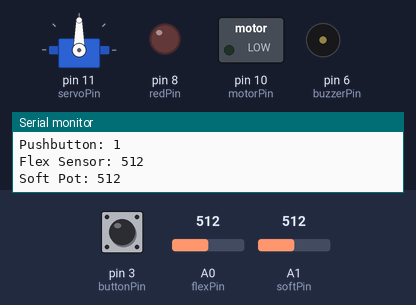
A sketch run on a simulated Arduino Uno, built with avr-gcc and run on an emulated ATmega328P. On the bench: servo, switched loads named in the sketch (green lamp = pin HIGH), output pins drawn as LEDs (lit = HIGH), buzzer (waves = sounding), the last lines printed to the serial monitor. Dashed ring = blinking. The inputs (shaded band) are chosen by the test bench; at power-on: A1 (softPin) = 512, A0 (flexPin) = 512, pin 3 (buttonPin) HIGH.

Above: at 6.0 s.
6.1 s: A1 (softPin) set to 589
17.0 s: A1 (softPin) set to 608
At 27.4 s:
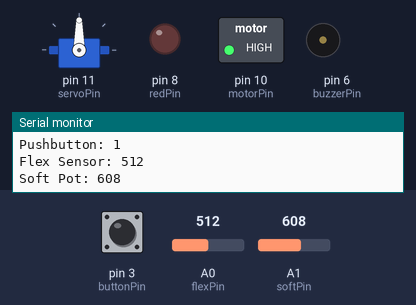
27.7 s: A0 (flexPin) set to 836
33.9 s: A0 (flexPin) set to 863
At 37.5 s:
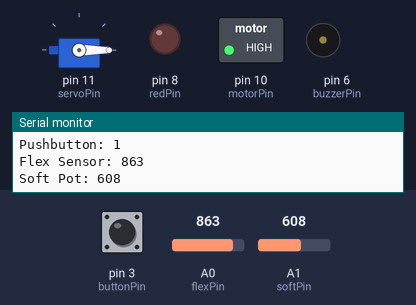
40.1 s: A0 (flexPin) set to 840
At 44.3 s:
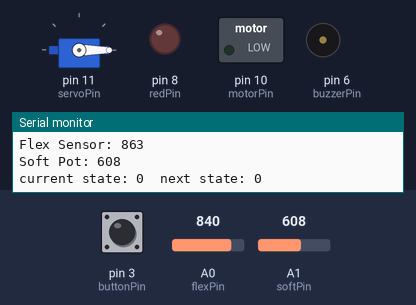
51.2 s: A0 (flexPin) set to 860
At 54.0 s:
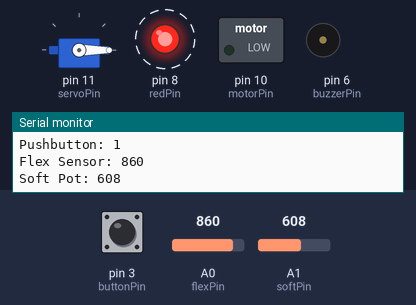
Timing chart, 0 to 58.4 s (numbered marks = the images above; inputs shaded):
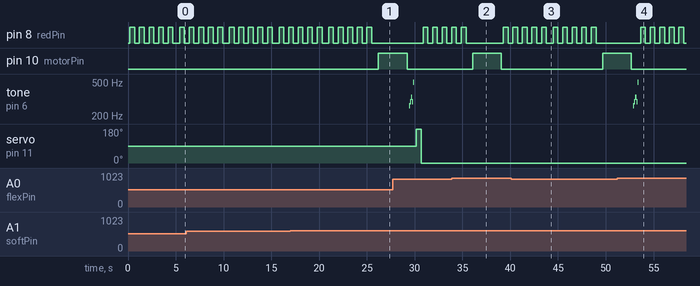

The sketch:

Hong_Shengnan_MP03.ino
```cpp
/*
  Hong_Shengnan_MP03.ino

  PROJECT NAME
  State Machine

  PROGRAM DESCRIPTION
  This program uses Arduino mirocontroller to construct a state
  machine and read the values from sensors. It is implement an
  autonomous control system with&without the input from sensors.
  The program has four different states including FLASH_LED,
  BUZZER_PLAY, MOTOR_SPIN, and SERVO_MOVE.

  KEY FUNCTION
  setup();
  loop();
  run_machine1();
  read_sensors();
  read_soft();
  read_obs();
  read_flex();
  run_machine2();
  flash_led();
  motor_spin();
  buzzer_play();
  servo_move();

                            Created by Steven Hong
                                        09/25/2017
*/
//define the pin for all component
const int servoPin = 11;
const int buzzerPin = 6;
const int redPin = 8;
const int motorPin = 10;
const int buttonPin = 3;
const int flexPin = A0;
const int softPin = A1;

//define the value for different state
#define FLASH_LED 0
#define MOTOR_SPIN 1
#define BUZZER_PLAY 2
#define SERVO_MOVE 3
#define NUMSTATES 4

//define all the global values
int state;
int softValue;
int flexValue;
int pinState;
int flexThresh = 850;
int softThresh = 600;
int pinThresh = 1;
int stateTime = 1000;
int delayTime = 500;
int spinTime = 3000;
int tempo = 113;
int frequency[] = {262, 294, 330, 294, 494};

#include <Servo.h>;   //servo library
Servo servo1;   //servo control object

void setup() {
  // put your setup code here, to run once:
  Serial.begin(9600); //Initialize serial port & set rate to 9600 bits per second (bps)

  pinMode(buzzerPin, OUTPUT); //set up pin as output
  pinMode(redPin, OUTPUT);    //set up pin as output
  pinMode(motorPin, OUTPUT);  //set up pin as output
  pinMode(buttonPin, INPUT);  //set up pin as input

  servo1.attach(servoPin, 900, 2100); //connect the servo to the pin
                                      //with a minimum pulse width of
                                      //900 and a maximum width of 2100

  state = 0;   //Initialize the index
}

void loop() {
  // put your main code here, to run repeatedly:
  //run_machine1();
  //read_sensors();
  run_machine2();
}

void run_machine1(){
  switch(state) {   //state machine
    case FLASH_LED:
      flash_led();  //run flash_led function for state 1
      break;
    case MOTOR_SPIN:
      motor_spin();  //run motor_spin function for state 2
      break;
    case BUZZER_PLAY:
      buzzer_play();  //run buzzer_play function for state 3
      break;
    case SERVO_MOVE:
      servo_move(); //run servo_move function for state 4
      break;
  }
  state++;    //increment state variable
  state = state % NUMSTATES;      //keep state between 0 and NUMSTATES - 1
  Serial.print("timer state: ");  //print state label
  Serial.println(state);          //print state
  delay(stateTime);               //wait to run next state

}

void read_sensors(){
  read_obs(); //read the status of pushbutton
  read_flex();  //read the value of flex sensor
  read_soft();  //read the value of soft pot
}

void read_soft(){
  softValue = analogRead(softPin);  //Read the voltage from the softpot (0-1023)
  Serial.print("Soft Pot: ");
  Serial.println(softValue);  //Print the result to the serial monitor
  delay(100);
}

void read_flex(){
  flexValue = analogRead(flexPin);  //Read the voltage from the flex sensor
  Serial.print("Flex Sensor: ");
  Serial.println(flexValue);  //Print the result to the serial monitor
  delay(100);
}

void read_obs(){
  pinState = digitalRead(buttonPin);  //Read the status of red pushbutton
  Serial.print("Pushbutton: ");
  Serial.println(pinState); //Print the result to the serial monitor
}

void run_machine2(){
  read_sensors(); //read the input from sensors
  switch(state){
    case FLASH_LED:
      flash_led();  //run flash_led function for state 1;
      break;
    case BUZZER_PLAY:
      buzzer_play(); //run buzzer_play function for state 2
      break;
    case MOTOR_SPIN:
      motor_spin(); //run motor_spin function for state 3
      break;
    case SERVO_MOVE:
      servo_move(); //run servo_move function for state 4
      break;
    default:
      break;
  }

  Serial.print("current state: ");  //print state label
  Serial.print(state);   //print state
  if (state == 0) //when led is flashing
  {
    if (flexValue > flexThresh)
    {
      state = FLASH_LED;  //go to state FLASH_LED
    }
    else if (softValue > softThresh)
    {
      state = MOTOR_SPIN; //go to state MOTOR_SPIN
    }
    else if (pinState == 0)
    {
      state = SERVO_MOVE; //go to state SERVO_MOVE
    }
  }
  else if (state == 1)  //when motor is spinning
  {
    if (flexValue > flexThresh)
    {
      state = FLASH_LED;  //go to state FLASH_LED
    }
    else if (pinState == 0)
    {
      state = FLASH_LED;  //go to state FLASH_LED
    }
    else if (softValue > softThresh)
    {
      state = BUZZER_PLAY;  //go to state BUZZER_PLAY
    }
  }
  else if (state == 2)  //when buzzer is playing
  {
    if (pinState == 0)
    {
      state = MOTOR_SPIN; //go to state BUZZER_PLAY
    }
    else if (flexValue > flexThresh)
    {
      state = FLASH_LED;  //go to state FLASH_LED
    }
    else if (softValue > softThresh)
    {
      state = SERVO_MOVE; //go to state SERVO_MOVE
    }
  }
  else if (state == 3)  //when servo is moving
  {
    if (flexValue > flexThresh)
    {
      state = FLASH_LED;  //go to state FLASH_LED
    }
    else if (softValue > softThresh)
    {
      state = FLASH_LED;  //go to state FLASH_LED
    }
    else if (pinState == 0)
    {
      state = BUZZER_PLAY;  //go to state BUZZER_PLAY
    }
  }
  Serial.print("\tnext state: "); //print state label
  Serial.println(state);  //print state
}

void flash_led(){
  for (int i = 0; i <= 4; i++)  //let LED flash five times
  {
    digitalWrite(redPin, HIGH); //turn the LED on
    delay(delayTime);
    digitalWrite(redPin, LOW);  //turn the LED off
    delay(delayTime);
  }
}

void motor_spin(){
  analogWrite(motorPin, 255); //turn the motor on (full speed)
  delay(spinTime);  //delay for spinTime milliseconds
  analogWrite(motorPin, 0);   //turn the motor off
}

void buzzer_play(){
  for (int j = 0; j<= 4; j++)
  {
    tone(buzzerPin, frequency[j], tempo); //play the buzzer with designed frequency
    delay(tempo);
  }
}

void servo_move(){
  servo1.write(180);  //move the servo to 180 degree position
  delay(delayTime);
  servo1.write(0);    //move the servo to 0 degree position
}
```

Measured:
- the behaviour switches between 600 and 601 on A1 (softPin) (found by bisection; images 0 and 1)
- the behaviour switches between 850 and 851 on A0 (flexPin) (found by bisection; images 1 and 2)
- after the input at 17.0 s, pin 8 (redPin): goes on until 25.5 s, then stays LOW; pin 10 (motorPin): LOW → HIGH after 9.2 s
- after the input at 33.9 s, tone on pin 6 (buzzerPin): stops changing and stays silent; servo on pin 11 (servoPin): stays 0° (without the input it goes to 180° after 6.1 s)
- after the input at 40.1 s, pin 8 (redPin): goes on until 49.0 s, then stays LOW; pin 10 (motorPin): LOW → HIGH after 9.6 s
- after the input at 51.2 s, servo on pin 11 (servoPin): stays 0° (without the input it goes to 180° after 2.5 s)
- by itself, tone on pin 6 (buzzerPin): plays 262 Hz for 0.11 s, 294 Hz for 0.11 s, 330 Hz for 0.11 s, 294 Hz for 0.11 s, 494 Hz for 0.11 s
